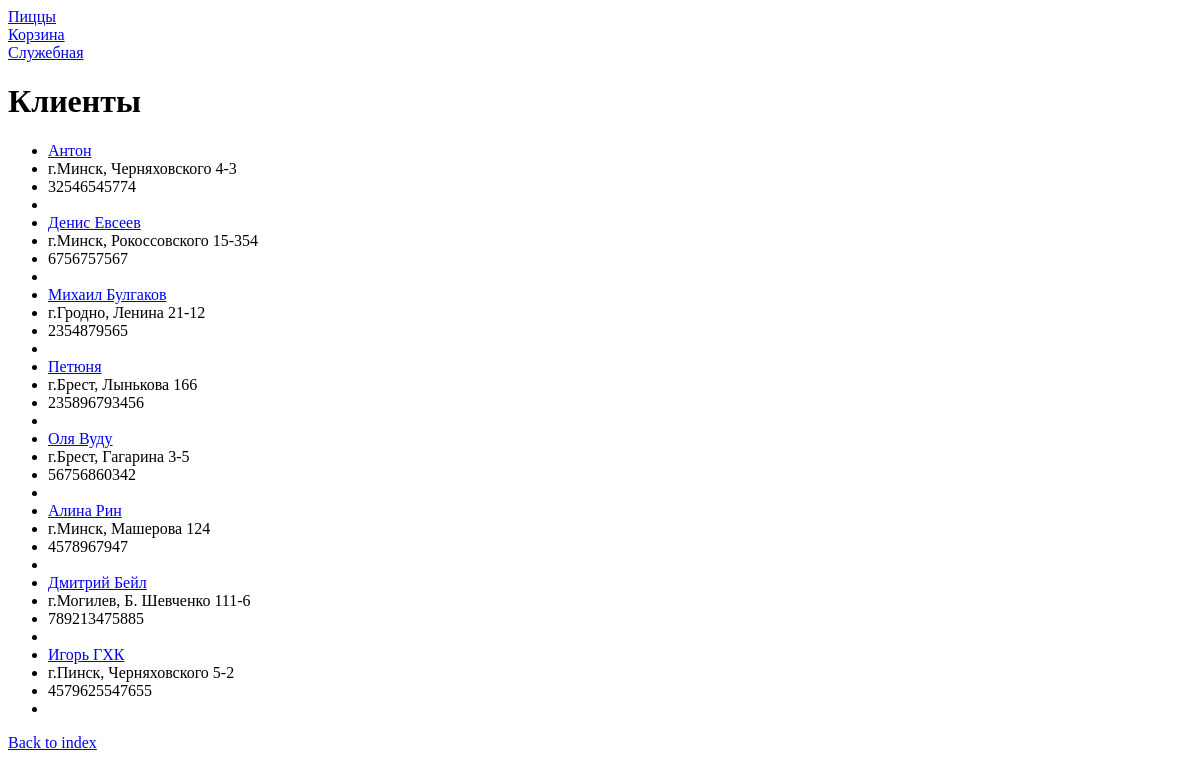
The app's page /clients, older data.
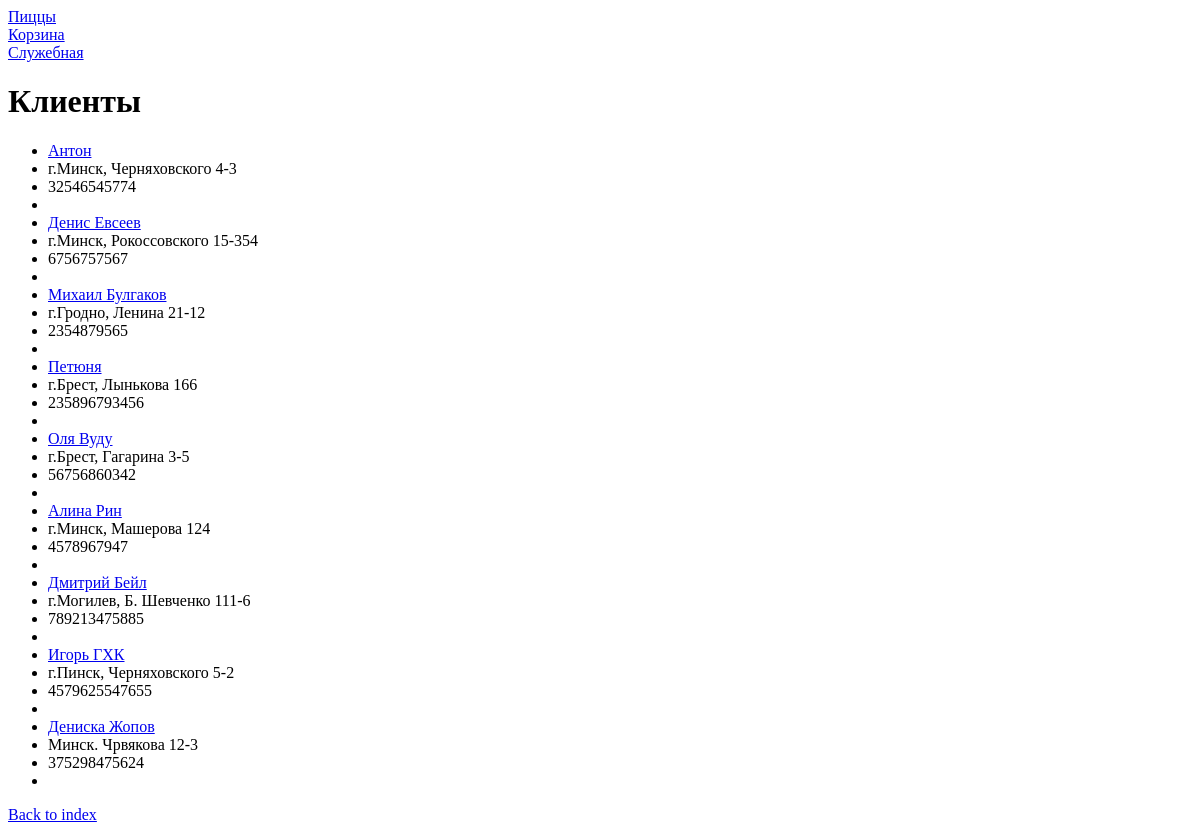
The same page, newer data.
### models.py (models this page shows)
class Client(db.Model):
    id_client = db.Column(db.Integer, primary_key=True)
    client_name = db.Column(db.Text)
    client_address = db.Column(db.Text)
    client_phone = db.Column(db.Text)
    order = db.relationship('Order', back_populates='client_order')

### main.py (the view)
@app.route('/clients')
def get_clients_interface():
    clients = SyncORM.get_clients()
    return render_template('clients.html', clients=clients)

### ORM.py (called while the page is built)
    @staticmethod
    def get_clients():
        with app.app_context():
            query = db.select(Client)  # для выбора всех выбирае всю таблицу целиком
            result = db.session.execute(query)  # экзекьютим/выполняем ее
            clients = result.scalars().all()  # отображаем выбранных клиентво (скаляр для отсеива ненужных скобок)
            return clients

### templates/clients.html (shortened to what this page needs)
<!DOCTYPE html>
<html>
<head>
    <div class="navigation">
            <div><a href="/">Пиццы</a></div>
            <div>
                <a href="/basket">Корзина</a>
             </div>
            <div>
                <a href="/login">Служебная</a>
             </div>
    </div>
</head>
<body>
    <h1>{{'Клиенты'}}</h1>
    <ul>
        {% for i in clients %}
            <li><a href="{{ url_for('get_client_interface', client_id=i.id_client) }}">{{ i.client_name }}</a></li>
            <li>{{ i.client_address }}</li>
            <li>{{ i.client_phone }}</li>
            <li></li>
        {% endfor %}
    </ul>
    <a href="{{ url_for('index') }}">Back to index</a>
</body>
</html>

Row changes from the older to the newer data that the page shows:
added Client: client_name "Дениска Жопов", client_address "Минск. Чрвякова 12-3", client_phone "375298475624"
